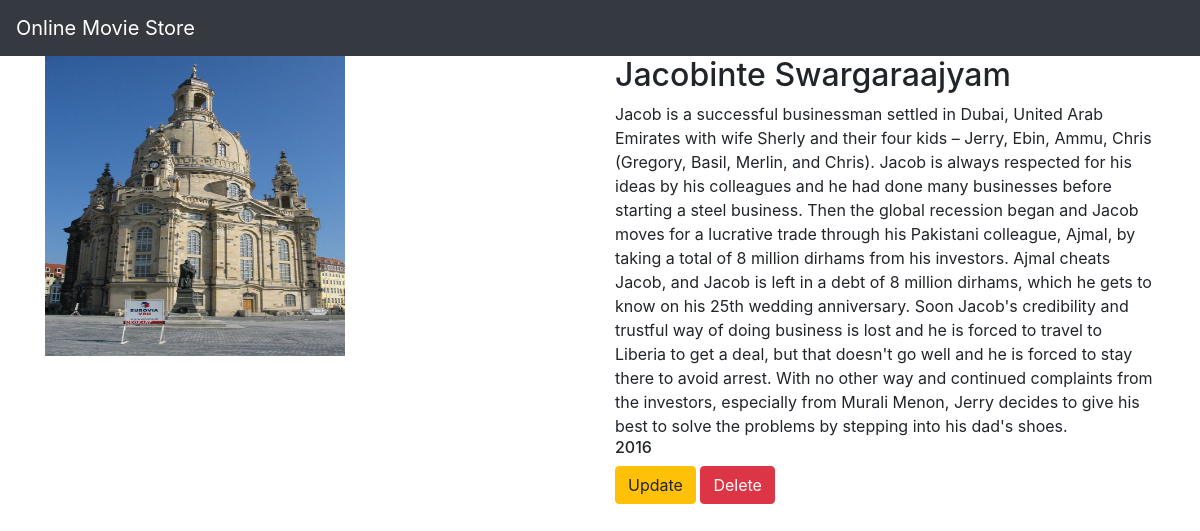
The app's page /movie/6/ with its own data.
### movieapp/models.py (models this page shows, shortened)
class Movie(models.Model):
    name=models.CharField(max_length=250)
    desc=models.TextField()
    year=models.IntegerField()
    img=models.ImageField(upload_to='gallery')

### movieapp/views.py (the view)
# urls.py: path('movie/<int:movie_id>/',views.detail,name='detail'),
def detail(request,movie_id):
    movie=Movie.objects.get(id=movie_id)
    return render(request,"detail.html",{'movie':movie})

### templates/detail.html
{% extends 'base.html' %}
{% block body %}
<div class="container">
    <div class="row">
        <div class="col-md-6">
            <img src="{{movie.img.url}}" width="300" height="300">
        </div>
<div class="col-md-6">
    <h2>{{movie.name}}</h2>
    <h>{{movie.desc}}</h>
    <h6>{{movie.year}}</h6>
    <a class="btn btn-warning" href="{% url 'movieapp:update' movie.id %}">Update</a>
    <a class="btn btn-danger" href="{% url 'movieapp:delete' movie.id %}">Delete</a>
</div>
</div>
</div>
{% endblock %}

### records on screen
Movie: img (picture), name "Jacobinte Swargaraajyam", desc "Jacob is a successful businessman settled in Dubai, United Arab Emirates with wife Sherly and their four kids – Jerry, Ebin, Ammu, Chris (Gregory, Basil, Merlin, and Chris). Jacob is always respected for his ideas by his colleagues and he had done many businesses before starting a steel business. Then the global recession began and Jacob moves for a lucrative trade through his Pakistani colleague, Ajmal, by taking a total of 8 million dirhams from his investors. Ajmal cheats Jacob, and Jacob is left in a debt of 8 million dirhams, which he gets to know on his 25th wedding anniversary. Soon Jacob's credibility and trustful way of doing business is lost and he is forced to travel to Liberia…", year "2016"
